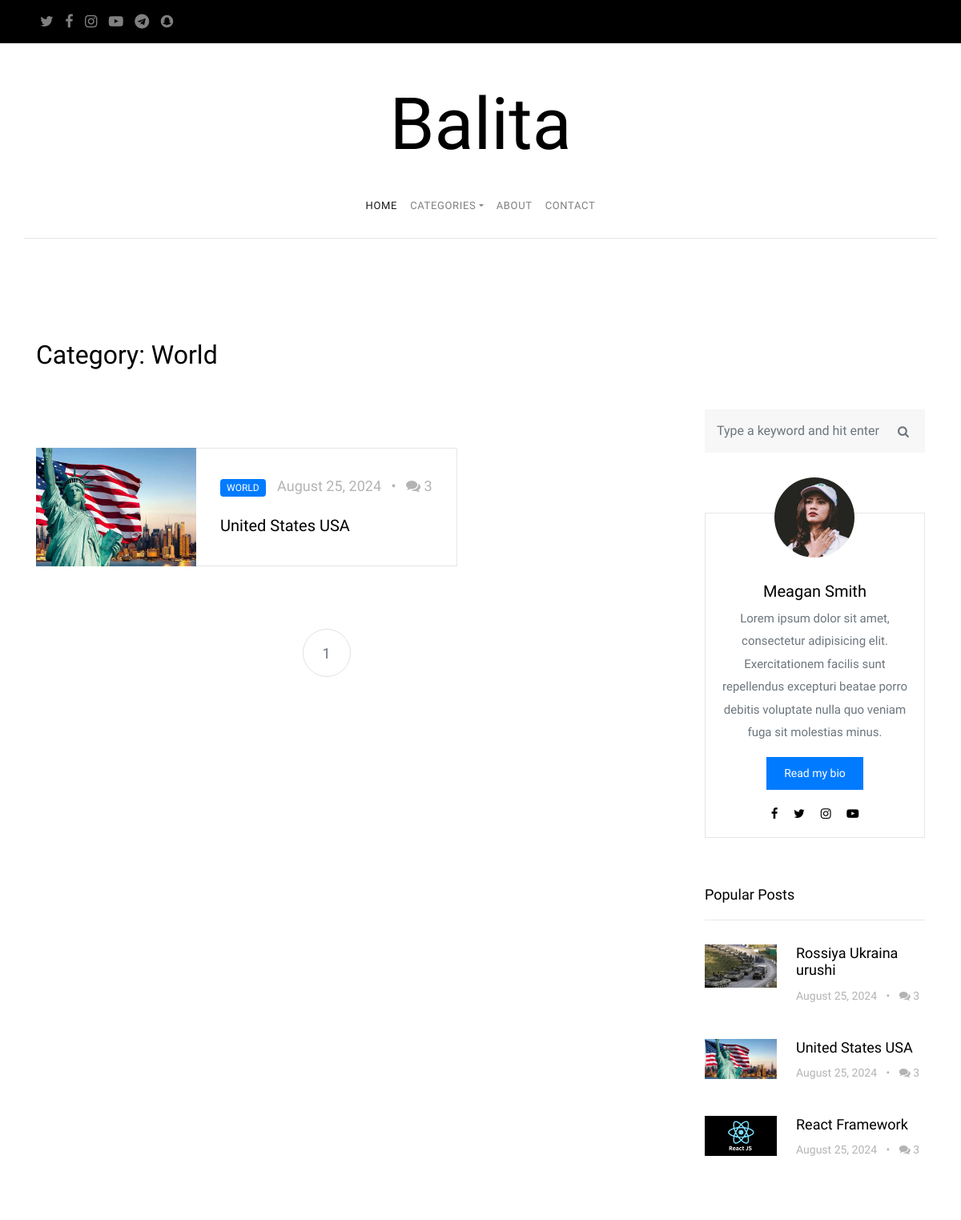
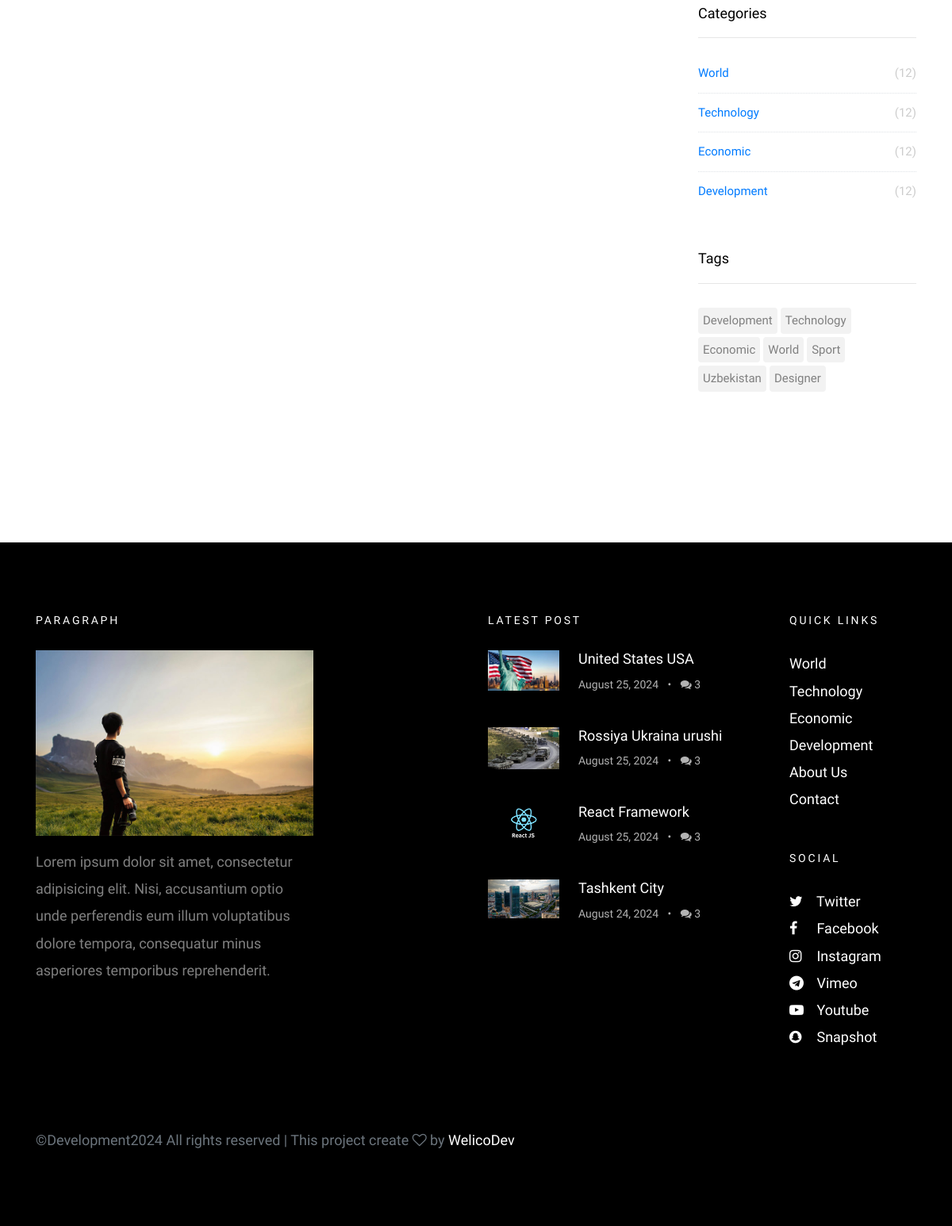
Screenshot of /category/world/ with the database file from the repository (2 pictures, top to bottom).
### app/models.py (models this page shows, shortened)
class Category(BaseModel):
    name = models.CharField(max_length=250)
    slug = models.SlugField(max_length=250)

class Post(BaseModel):
    user = models.ForeignKey(CustomUser, on_delete=models.CASCADE)
    category = models.ForeignKey(Category , on_delete=models.CASCADE)
    image = models.ImageField(upload_to='posts/')
    title = models.CharField(max_length=250)
    slug = models.SlugField(max_length=250)
    content = RichTextField()
    tag = models.ManyToManyField(Tag, blank=True)
    is_published = models.BooleanField(default=True)
    view_count = models.IntegerField(default=0)

class Tag(BaseModel):
    name = models.CharField(max_length=250)

### app/views.py (the view)
# urls.py: path('category/<slug:slug>/', category, name="category"),
def category(request, slug):
    data = request.GET
    page = data.get('page', 1)
    slide_posts = Post.objects.filter(is_published=True).order_by("-view_count")[:3]
    latest_posts = Post.objects.filter(is_published=True).order_by("-pk")[:4]
    categories = Category.objects.all()
    category = Category.objects.get(slug=slug)
    posts = Post.objects.filter(category=category, is_published=True).order_by("-created_at")
    page_obj = Paginator(posts, 10)
    tags = Tag.objects.all()
    context = {
        "categories": categories,
        "latest_posts": latest_posts,
        "posts":page_obj.get_page(page),
        "category":category,
        "slide_posts": slide_posts,
        "tags":tags
    }
    return render(request, 'category.html', context=context)

### templates/category.html (shortened to what this page needs)
{% extends 'base.html' %}
{% load static %}
{% block content %}
<section class="site-section">
    <div class="container">
        <div class="row mb-4">
            <div class="col-md-6">
                <h2 class="mb-4">Category: {{ category.name }}</h2>
            </div>
        </div>
        <div class="row blog-entries">
            <div class="col-md-12 col-lg-8 main-content">
                <div class="row mb-5 mt-5">
                    <div class="col-md-12">
                        {% for post in posts %}
                        <div class="post-entry-horzontal">
                            <a href="{% url 'views' post.slug %}">
                                <div class="image element-animate" data-animate-effect="fadeIn"
                                     style="background-image: url({{ post.image.url }});"></div>
                                <span class="text">
                                <div class="post-meta">
                                <span class="category">{{ post.category.name }}</span>
                                <span class="mr-2">{{ post.created_at | date:"F d, Y" }}</span> &bullet;
                                <span class="ml-2"><span class="fa fa-comments"></span> 3</span>
                                </div>
                                <h2>{{ post.title }}</h2>
                                </span>
                            </a>
                        </div>
                        {% endfor %}
                    </div>
                </div>
                <div class="row">
                    <div class="col-md-12 text-center">
                        <nav aria-label="Page navigation" class="text-center">
                            <ul class="pagination">
                                    {% for i in posts.paginator.page_range %}
                                        {% if posts.number == i %}
                                            <li class="page-item"><a class="active page-link">{{ i }}</a></li>
                                        {% else %}
                                            <li class="page-item"><a class="page-link" href="?page={{ i }}">{{ i }}</a></li>
                                        {% endif %}
                                    {% endfor %}
                            </ul>
                        </nav>
                    </div>
                </div>
            </div>
            <div class="col-md-12 col-lg-4 sidebar">
                <div class="sidebar-box search-form-wrap">
                    <form action="#" class="search-form">
                        <div class="form-group">
                            <span class="icon fa fa-search"></span>
                            <input type="text" class="form-control" id="s" placeholder="Type a keyword and hit enter">
                        </div>
                    </form>
                </div>
                <div class="sidebar-box">
                    <div class="bio text-center">
                        <img src="{% static 'images/person_1.jpg' %}" alt="Image Placeholder" class="img-fluid">
                        <div class="bio-body">
                            <h2>Meagan Smith</h2>
                            <p>Lorem ipsum dolor sit amet, consectetur adipisicing elit. Exercitationem facilis sunt
                                repellendus excepturi beatae porro debitis voluptate nulla quo veniam fuga sit molestias
                                minus.</p>
                            <p><a href="#" class="btn btn-primary btn-sm">Read my bio</a></p>
                            <p class="social">
                                <a href="#" class="p-2"><span class="fa fa-facebook"></span></a>
                                <a href="#" class="p-2"><span class="fa fa-twitter"></span></a>
                                <a href="#" class="p-2"><span class="fa fa-instagram"></span></a>
                                <a href="#" class="p-2"><span class="fa fa-youtube-play"></span></a>
                            </p>
                        </div>
                    </div>
                </div>
                <div class="sidebar-box">
                    <h3 class="heading">Popular Posts</h3>
                    <div class="post-entry-sidebar">
                        <ul>
                            {% for post in slide_posts %}
                            <li>
                                <a href="{% url 'views' post.slug %}">
                                    <img src="{{ post.image.url }}" alt="Image placeholder" class="mr-4">
                                    <div class="text">
                                        <h4>{{ post.title }}</h4>
                                        <div class="post-meta">
                                            <span class="mr-2">{{ post.created_at | date:"F d, Y" }}</span> &bullet;
                                            <span class="ml-2"><span class="fa fa-comments"></span> 3</span>
                                        </div>
                                    </div>
                                </a>
                            </li>
                            {% endfor %}
                        </ul>
                    </div>
                </div>
                <div class="sidebar-box">
                    <h3 class="heading">Categories</h3>
                    <ul class="categories">
                        {% for ctg in categories %}
                        <li><a href="{% url 'category' ctg.slug %}">{{ ctg.name }} <span>(12)</span></a></li>
                        {% endfor %}
                    </ul>
                </div>
                <div class="sidebar-box">
                    <h3 class="heading">Tags</h3>
                    <ul class="tags">
                        {% for tag in tags %}
                            <li><a href="#">{{ tag.name }}</a></li>
                        {% endfor %}
                    </ul>
                </div>
            </div>
        </div>
    </div>
</section>
{% endblock %}

### templates/base.html (shortened to what this page needs)
<!doctype html>
{% load static %}
<html lang="en">
<head>
    <link rel="stylesheet" href="{% static 'css/bootstrap.css' %}">
    <link rel="stylesheet" href="{% static 'css/animate.css' %}">
    <link rel="stylesheet" href="{% static 'css/owl.carousel.min.css' %}">
    <link rel="stylesheet" href="{% static 'fonts/ionicons/css/ionicons.min.css' %}">
    <link rel="stylesheet" href="{% static 'fonts/fontawesome/css/font-awesome.min.css' %}">
    <link rel="stylesheet" href="{% static 'fonts/flaticon/font/flaticon.css' %}">
    <link rel="stylesheet" href="{% static 'css/style.css' %}">
</head>
<body>
<header role="banner">
    <div class="top-bar">
        <div class="container">
            <div class="row">
                <div class="col-9 social">
                    <a href="#"><span class="fa fa-twitter"></span></a>
                    <a href="#"><span class="fa fa-facebook"></span></a>
                    <a href="#"><span class="fa fa-instagram"></span></a>
                    <a href="#"><span class="fa fa-youtube-play"></span></a>
                    <a href="#"><span class="fa fa-telegram"></span></a>
                    <a href="#"><span class="fa fa-snapchat"></span></a>
                </div>
            </div>
        </div>
    </div>
    <div class="container logo-wrap">
        <div class="row pt-5">
            <div class="col-12 text-center">
                <h1 class="site-logo"><a href="{% url 'home' %}">Balita</a></h1>
            </div>
        </div>
    </div>
    <nav class="navbar navbar-expand-md  navbar-light bg-light">
        <div class="container">
            <div class="collapse navbar-collapse" id="navbarMenu">
                <ul class="navbar-nav mx-auto">
                    <li class="nav-item">
                        <a class="nav-link active" href="{% url 'home' %}">Home</a>
                    </li>
                    <li class="nav-item dropdown">
                        <a class="nav-link dropdown-toggle" href="" id="dropdown05" data-toggle="dropdown"
                           aria-haspopup="true" aria-expanded="false">Categories</a>
                    </li>
                    <li class="nav-item">
                        <a class="nav-link" href="{% url 'about' %}">About</a>
                    </li>
                    <li class="nav-item">
                        <a class="nav-link" href="{% url 'contact' %}">Contact</a>
                    </li>
                </ul>
            </div>
        </div>
    </nav>
</header>
{% block content %}
{% endblock %}
<footer class="site-footer">
    <div class="container">
        <div class="row mb-5">
            <div class="col-md-4">
                <h3>Paragraph</h3>
                <p>
                    <img src="{% static 'images/img_1.jpg' %}" alt="Image placeholder" class="img-fluid">
                </p>
                <p>Lorem ipsum dolor sit amet, consectetur adipisicing elit. Nisi, accusantium optio unde perferendis
                    eum illum voluptatibus dolore tempora, consequatur minus asperiores temporibus reprehenderit.</p>
            </div>
            <div class="col-md-6 ml-auto">
                <div class="row">
                    <div class="col-md-7">
                        <h3>Latest Post</h3>
                        <div class="post-entry-sidebar">
                            <ul>
                                {% for post in latest_posts %}
                                <li>
                                    <a href="{% url 'views' post.slug %}">
                                        <img src="{{ post.image.url }}" alt="Image placeholder" class="mr-4">
                                        <div class="text">
                                            <h4>{{ post.title }}</h4>
                                            <div class="post-meta">
                                                <span class="mr-2">{{ post.created_at | date:"F d, Y" }} </span> &bullet;
                                                <span class="ml-2"><span class="fa fa-comments"></span> 3</span>
                                            </div>
                                        </div>
                                    </a>
                                </li>
                                {% endfor %}
                            </ul>
                        </div>
                    </div>
                    <div class="col-md-1"></div>
                    <div class="col-md-4">
                        <div class="mb-5">
                            <h3>Quick Links</h3>
                            <ul class="list-unstyled">
                                {% for ctg in categories %}
                                <li><a href="{% url 'category' ctg.slug %}">{{ ctg.name }}</a></li>
                                {% endfor %}
                                <li><a href="{% url 'about' %}">About Us</a></li>
                                <li><a href="{% url 'contact' %}">Contact</a></li>
                            </ul>
                        </div>
                        <div class="mb-5">
                            <h3>Social</h3>
                            <ul class="list-unstyled footer-social">
                                <li><a href="#"><span class="fa fa-twitter"></span> Twitter</a></li>
                                <li><a href="#"><span class="fa fa-facebook"></span> Facebook</a></li>
                                <li><a href="#"><span class="fa fa-instagram"></span> Instagram</a></li>
                                <li><a href="#"><span class="fa fa-telegram"></span> Vimeo</a></li>
                                <li><a href="#"><span class="fa fa-youtube-play"></span> Youtube</a></li>
                                <li><a href="#"><span class="fa fa-snapchat"></span> Snapshot</a></li>
                            </ul>
                        </div>
                    </div>
                </div>
            </div>
        </div>
        <div class="row">
            <div class="col-md-12">
                 &copy;Development<script>document.write(new Date().getFullYear());</script>
                All rights reserved | This project create  <i class="fa fa-heart-o" aria-hidden="true"></i> by <a
                    href="https://t.me/welicodev" target="_blank">WelicoDev</a>
            </div>
        </div>
    </div>
</footer>
</body>
</html>

### rows the page displays
Category: name "World"
Post: image (picture), category.name "WORLD", created_at "August 25, 2024", title "United States USA"
Post: image (picture), title "Rossiya Ukraina urushi", created_at "August 25, 2024"
Post: image (picture), title "React Framework", created_at "August 25, 2024"
Category: name "Technology"
Category: name "Economic"
Category: name "Development"
Tag: name "Development"
Tag: name "Technology"
Tag: name "Economic"
Tag: name "World"
Tag: name "Sport"
Tag: name "Uzbekistan"
Tag: name "Designer"
Post: image (picture), title "Tashkent City", created_at "August 24, 2024"

### other values shown
{{ i }} "1"
